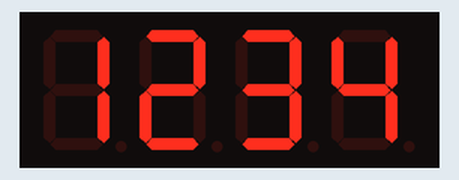
This sketch was run on a simulated Arduino Uno, built with avr-gcc and run on an emulated ATmega328P. Shown: 4-digit seven-segment display.

Above: at 0.1 s.
At 2.1 s:
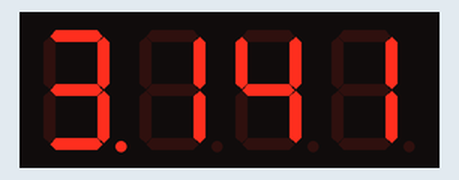
At 4.1 s:
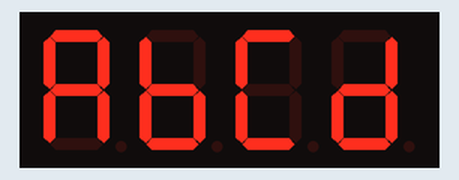

Measured:
- by itself, everything shown: repeats every 6.0 s, in 3 steps
- what the display in image 0 shows lasts 2.0 s, from 0.0 s to 2.0 s

The sketch:

2_SevSeg_four_digit.ino
```cpp
/***
Example code for four-digit seven segment display
Miuzei 3461BS Common Anode
Elegoo is 5641AS Common Cathod
***/

#include "SevSeg.h"
SevSeg sevseg;

int PATTERN_CHANGE_TIME = 2000;
int TOTAL_NUMBER = 3;
int n = 0;
long timer = millis() - PATTERN_CHANGE_TIME;

void setup(){
  byte numDigits = 4;
  // Digit 1-4, change the order to 13,12,11,10 if you have 5641AS
  byte digitPins[] = {10, 11, 12, 13};
  byte segmentPins[] = {2, 3, 4, 5, 6, 7, 8, 9}; // Seg A-G, DP
  // Change this to COMMON_CATHODE if you have 5641AS
  byte hardwareConfig = COMMON_ANODE;

  bool resistorsOnSegments = false; // 'false' means resistors are on digit pins
  bool updateWithDelays = false; // Default 'false' is Recommended
  bool leadingZeros = false; // Use 'true' if you'd like to keep the leading zeros
  bool disableDecPoint = false; // Use 'true' if your decimal point doesn't exist or isn't connected

  sevseg.begin(hardwareConfig, numDigits, digitPins, segmentPins, resistorsOnSegments, updateWithDelays, leadingZeros, disableDecPoint);
  sevseg.setBrightness(90);
}

void loop(){
  // Cycle to the next case every two second
  if (millis() > (timer + PATTERN_CHANGE_TIME)) {
    if (n==0) {
      sevseg.setNumber(1234);
    } else if (n ==1){
      sevseg.setNumber(3141,3); //second parameter, decimal position
    } else if (n==2){
      sevseg.setChars("abcd");
    }
    n++;
    if (n >= TOTAL_NUMBER) n = 0;
    timer = millis();
  }
  sevseg.refreshDisplay(); // Must run repeatedly
}
```
